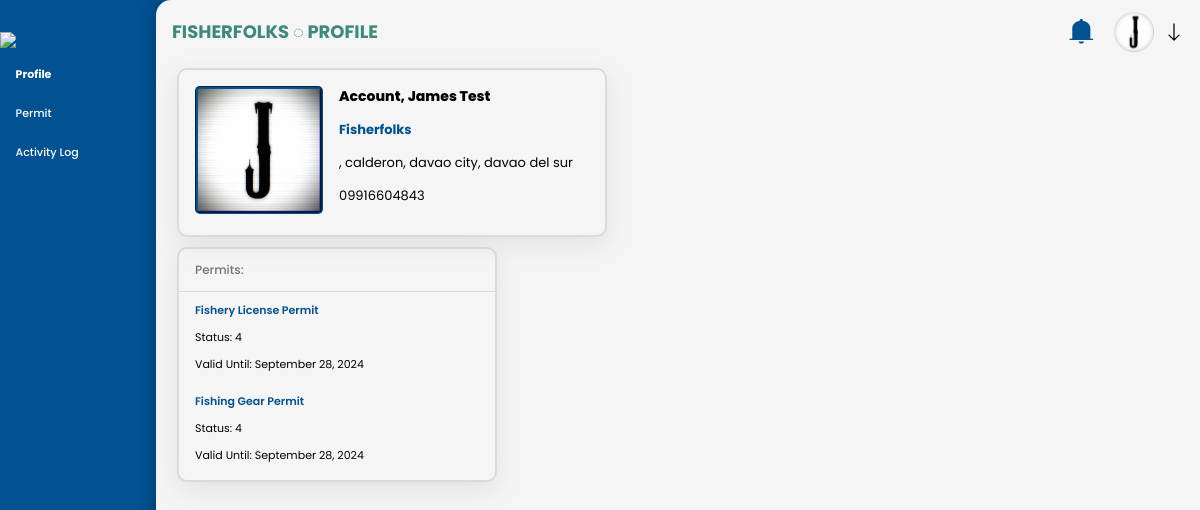
Page /client/index.php (signed in) on the committed database.
### tables this page shows
CREATE TABLE `fisherfolks` (
  `ff_id` int(11) NOT NULL,
  `ff_fname` varchar(255) DEFAULT NULL,
  `ff_mname` varchar(255) DEFAULT NULL,
  `ff_lname` varchar(255) DEFAULT NULL,
  `ff_appell` varchar(100) DEFAULT NULL,
  `ff_postall` int(11) DEFAULT NULL,
  `ff_prov` varchar(255) DEFAULT NULL,
  `ff_municipal` varchar(100) DEFAULT NULL,
  `ff_barangay` varchar(100) DEFAULT NULL,
  `ff_street` varchar(100) DEFAULT NULL,
  `ff_age` int(11) DEFAULT NULL,
  `ff_dob` date DEFAULT NULL,
  `ff_residence` varchar(100) DEFAULT NULL,
  `ff_gender` varchar(100) DEFAULT NULL,
  `ff_contact` char(15) NOT NULL,
  `ff_OR` char(10) NOT NULL,
  `ff_orgname` varchar(100) DEFAULT NULL,
  `ff_membersince` int(15) DEFAULT NULL,
  `ff_orgposition` varchar(100) DEFAULT NULL,
  `u_profile` varchar(255) DEFAULT NULL,
  `u_email` varchar(100) DEFAULT NULL,
  `u_pass` varchar(100) DEFAULT NULL,
  `u_role` varchar(100) DEFAULT NULL,
  `u_status` char(10) DEFAULT NULL,
  `approval_type` varchar(50) DEFAULT NULL,
  `issuance_date` timestamp NULL DEFAULT NULL
);

CREATE TABLE `fishinggears` (
  `fg_id` int(11) NOT NULL,
  `fg_locfname` varchar(100) DEFAULT NULL,
  `fg_locmname` varchar(100) DEFAULT NULL,
  `fg_loclname` varchar(100) DEFAULT NULL,
  `fg_dob` date DEFAULT NULL,
  `fg_locappel` varchar(100) DEFAULT NULL,
  `fg_postal` int(11) DEFAULT NULL,
  `fg_locprov` varchar(255) DEFAULT NULL,
  `fg_locmunicipal` varchar(255) DEFAULT NULL,
  `fg_locbarangay` varchar(255) DEFAULT NULL,
  `fg_locstreet` varchar(100) DEFAULT NULL,
  `fg_loccontact` varchar(15) DEFAULT NULL,
  `fg_OR` char(15) NOT NULL,
  `fg_gender` char(50) NOT NULL,
  `fg_type` varchar(100) DEFAULT NULL,
  `fg_wing` varchar(100) DEFAULT NULL,
  `fg_centerline` varchar(100) DEFAULT NULL,
  `fg_otherspec` varchar(100) DEFAULT NULL,
  `u_email` varchar(100) NOT NULL,
  `u_status` char(10) NOT NULL,
  `approval_type` varchar(50) NOT NULL,
  `issuance_date` timestamp NULL DEFAULT NULL
);

### client/index.php (the view, shortened to what this page needs)
<!DOCTYPE html>
<html lang="en">
<head>
    <link rel="stylesheet" type="text/css" href="../css/dash1.css">
    <link rel="stylesheet" type="text/css" href="../css/animation.css">
    <link rel="stylesheet" type="text/css" href="../css/sectionhead.css">
    <link rel="stylesheet" type="text/css" href="../css/client.css">
    <link rel="stylesheet" href="../css/bootstrap/icons/font/bootstrap-icons.css">
</head>
<body>
<?php
include("../conn.php");
$userType = $_SESSION['usertype'];
$userEmail = $_SESSION["user"];
$query = "";
if ($userType == 'Fishcage Operator') {
    $query = "SELECT u_profile, fc_fname AS fname, fc_mname AS mname, fc_lname AS lname, fc_prov AS prov, fc_municipal AS municipal, fc_brgy AS brgy, fc_street AS street, fc_contact AS contact, u_role, u_status, issuance_date
              FROM fishcage WHERE u_email = ?";
} elseif ($userType == 'Fishworker') {
    $query = "SELECT u_profile, fw_fname AS fname, fw_mname AS mname, fw_lname AS lname, fw_province AS prov, fw_municipal AS municipal, fw_barangay AS brgy, fw_street AS street, fw_contact AS contact, u_role, u_status, issuance_date
              FROM fishworkerlicense WHERE u_email = ?";
} elseif ($userType == 'Fisherfolks') {
    $query = "SELECT u_profile, ff_fname AS fname, ff_mname AS mname, ff_lname AS lname, ff_prov AS prov, ff_municipal AS municipal, ff_barangay AS brgy, ff_street AS street, ff_contact AS contact, u_role, u_status, issuance_date
              FROM fisherfolks WHERE u_email = ?";
}
$showFishingGearPermit = false;
$gearStatus = null;
$expirationDate = null;
if ($stmtFishingGears = $conn->prepare("SELECT u_email, u_status FROM fishinggears WHERE u_email = ?")) {
    $stmtFishingGears->bind_param("s", $userEmail);
    $stmtFishingGears->execute();
    $resultFishingGears = $stmtFishingGears->get_result();
    if ($resultFishingGears->num_rows > 0) {
        $showFishingGearPermit = true;
        $rowFishingGears = $resultFishingGears->fetch_assoc();
        $gearStatus = $rowFishingGears['u_status'];
    }
}
$stmt = $conn->prepare($query);
$stmt->bind_param("s", $userEmail);
$stmt->execute();
$result = $stmt->get_result();
if ($result->num_rows > 0) {
    $userData = $result->fetch_assoc();
    $uStatus = $userData['u_status'];
    if ($uStatus == 4) {
        if (isset($userData['issuance_date'])) {
            $timestamp = $userData['issuance_date'];
            $expirationTimestamp = strtotime($timestamp . ' + 30 days');
            $expirationDate = date('F d, Y', $expirationTimestamp);
        } else {
            $expirationDate = null;
        }
    } else {
        $expirationDate = null;
    }
} else {
    echo "No user data found.";
    exit();
}
?>
<div class = "container">
<div class="menu">
    <table class="menu-container" border="0">
        <tr>
            <td>
                <div class="space-top">
                    <img src="../img/plmslog.jpg" class="selector menu-logo">
                </div>
            </td>
        </tr>
        <tr class="menu-row">
            <td class="menu-btn menu-active">
                <a href="index.php" class="non-style-link-menu non-style-link-menu-active">
                    <div><p class="menu-text">Profile</p></div>
                </a>
            </td>
        </tr>
        <tr class="menu-row">
           <td class="menu-btn">
                <div class="dropdown menu-text non-style-link-menu">
                    <p style="cursor:default;">Permit</p>
                </div>
            </td>
        </tr>
        <tr class="menu-row">
            <td class="menu-btn">
                <a href="activity.php" class="non-style-link-menu"><div><p class="menu-text">Activity Log</p></div></a>
            </td>
        </tr>
    </table>
</div>
        <div class = "dash-body">
            <table border="0" width="100%" style="border-spacing: 0; margin: 0; padding: 0;">
                        <tr>
                            <td>
                                <div class="style-inline" style="display: flex; justify-content: space-between">
                                    <div class="animx">
                                        <p style="color: #3E897B; font-weight: bold; text-transform: uppercase;" class="dhead"><?php echo htmlspecialchars($userData['u_role']); ?> ◌ Profile</p>
                                    </div>
                                    <div class="profile-menu">
                                        <div class="profile-menu-items">
                                            <img src="../img/icons/notif.svg" class="space img-notif selector">
                                        </div>
                                        <div class="profile-menu-items" onclick="toggleDropdown()">
                                            <?php
                                                if (!empty($userData['u_profile']))
                                                {
                                                    echo '<img class="space img-profile selector" src="../uploads/' . htmlspecialchars($userData['u_profile']) . '" alt="Profile Image">';
                                                }
                                                else
                                                {
                                                    echo '<img src="../img/user.png" class="space img-profile selector">';
                                                }
                                            ?>
                                            <img src="../img/icons/arrow-down.svg" style="height:20px;width:20px; margin:auto;" class="space selector">
                                        </div>
                                    </div>
                                </div>
                            </td>
                        </tr>
        <tr>
            <td>
                <div class="style-inline">
                    <div class="client-cards space-top space-bot" style="float:left">
                        <div style="display:flex; padding-inline: 1rem;" class="animx">
                            <?php
                                if (!empty($userData['u_profile'])) {
                                    echo '<img class="selector client-profile"  src="../uploads/' . htmlspecialchars($userData['u_profile']) . '" alt="Profile Image">';
                                } else {
                                    echo '<img class="selector client-profile"  src="../img/user.png" alt="Default Profile Image">';
                                }
                            ?>
                            <div style="display:block;padding-inline: 1rem;">
                                <p class="client-name"><?php echo htmlspecialchars($userData['lname'] . ', ' . $userData['fname'] . ' ' . $userData['mname']); ?></p>
                                <p class="client-role"><?php echo htmlspecialchars($userData['u_role']); ?></p>
                                <p class="client-address"><?php echo htmlspecialchars($userData['street'] . ', ' . $userData['brgy'] . ', ' . $userData['municipal'] . ', ' . $userData['prov']); ?></p>
                                <p class="client-contact"><?php echo htmlspecialchars($userData['contact']); ?></p>
                            </div>
                        </div>
                    </div>
                </div>
            </td>
        </tr>
        <tr>
            <td>
            <div style="display:flex;" class="style-inline animx">
                <div class="client-cards space-bot">
                    <div style="display: block; border-bottom: 1px groove #c9cbce9f;" class="style-inline selector">
                        <div>
                            <p class="dash-title">Permits:</p>
                        </div>
                    </div>
                    <div class="style-inline div-client-status-spacing">
                        <?php if ($userType == 'Fisherfolks' || $userType == 'Fishworker' || $userType == 'Fishcage Operator'): ?>
                            <div>
                                <div>
                                    <p class="permit-title">
                                        <?php
                                            if ($userType == 'Fisherfolks') {
                                                echo "Fishery License Permit";
                                            } elseif ($userType == 'Fishworker') {
                                                echo "Fishery License Permit";
                                            } elseif ($userType == 'Fishcage Operator') {
                                                echo "Fishcage Operator Permit";
                                            }
                                        ?>
                                    </p>
                                </div>
                            </div>
                            <div>
                                <div>
                                    <p class="permits">Status: <span class="permit-status"><?php echo $uStatus; ?></span></p>
                                    <?php if ($uStatus == 4 && isset($expirationDate)): ?>
                                        <p class="permits">Valid Until: <span class="expiration-date"><?php echo $expirationDate; ?></span></p>
                                    <?php endif; ?>
                                </div>
                            </div>
                        <?php endif; ?>
                    </div>
                    <?php if (($userType == 'Fisherfolks' || $userType == 'Fishworker' || $userType == 'Fishcage Operator') && $showFishingGearPermit): ?>
                        <div class="style-inline">
                            <div>
                                <div>
                                    <p class="permit-title">Fishing Gear Permit</p>
                                </div>
                            </div>
                            <div>
                                <div>
                                    <p class="permits">Status: <span class="gear-status"><?php echo $gearStatus; ?></span></p>
                                    <?php if ($gearStatus == 4 && $expirationDate): ?>
                                        <p class="permits">Valid Until: <span class="expiration-date"><?php echo $expirationDate; ?></span></p>
                                    <?php endif; ?>
                                </div>
                            </div>
                        </div>
                    <?php endif; ?>
                </div>
            </div>
            </td>
        </tr>
                </div>
           </div>
</body>
</html>

### css/dash1.css (style rules this page uses)
:root { --blue: #2a2185; --white: #fff; --gray: #f5f5f5; --black1: #222; --black2: #999; --xblue: #025193; --xblue2: #0058A1; --tgray: #F5F5F5; --xgreen:#3E897B; --bgray: #DCDBD7; --sgreen: linear-gradient(to right, #25aae1, #40e495, #30dd8a, #2bb673); --stgreen: #58A773; --yellow: #F8BD00; --red: #E33629; --dropwhite: rgba(255,255, 255, 1); --dropgray: #EEEEEE; }
body { margin: 0; padding: 0; border-spacing: 0; font-family: 'Poppins',sans-serif; }
.container { display: flex; flex-wrap: wrap; height: 100vh; background-color: var(--xblue); }
.animx { animation: transitionIn-X 0.5s; }
.menu { width: 13%; height: 100%; background: var(--xblue); overflow-x: hidden; }
.dash-body { width: 87%; height: 100%; background-color: var(--tgray); border-radius: 15px 0 0 15px; box-shadow: 0px 2px 18px 0px rgba(0,0,0,0.3); }
.menu-logo { width: 100%; }
.menu-container { width:100%; border-spacing: 0; }
.menu-row { position: relative; }
.dropdown { position: relative; display: inline-block; }
.menu-text { padding-left: 10%; font-weight: 500; font-size: 14px; }
.menu-row a, p { text-decoration: none; color: var(--white); }
.menu-active p { font-weight: bolder; }
.dhead { font-size: 23px; }
.profile-menu { position: relative; display: flex; cursor: pointer; }
.profile-menu-items { display: flex; margin: auto; }
.space { margin: 10px; }
.img-profile { border-radius:50%; height:50px; width:50px; }
.img-notif { height:30px; width:30px; }
.selector { user-drag: none; -webkit-user-drag: none; user-select: none; -moz-user-select: none; -webkit-user-select: none; -ms-user-select: none; }
.style-inline { padding-inline: 1rem; }
.space-top { padding-top: 1rem; }
.space-bot { padding-bottom: 1rem; }
@media only screen and (max-width: 1366px) { .menu { width: 13%; height: 100%; background: var(--xblue); overflow-x: hidden; } }
@media only screen and (max-width: 1366px) { .dash-body { width: 87%; height: 100%; background-color: var(--tgray); border-radius: 15px 0 0 15px; box-shadow: 0px 2px 18px 0px rgba(0,0,0,0.3); overflow-y: scroll; } }
@media only screen and (max-width: 1366px) { .img-profile { border-radius:50%; height:40px; width:40px; } }
@media only screen and (max-width: 1366px) { .img-notif { height:25px; width:25px; } }
@media only screen and (max-width: 1366px) { .dhead { font-size: 18px; } }
@media only screen and (max-width: 1366px) { .menu-container { margin-top: 0.9rem; } }
@media only screen and (max-width: 1366px) { .menu-text { font-size: 11px; } }

### css/sectionhead.css (style rules this page uses)
:root { --blue: #2a2185; --white: #fff; --gray: #f5f5f5; --black1: #222; --black2: #999; --xblue: #025193; --xblue2: #0058A1; --tgray: #F5F5F5; --xgreen:#3E897B; --bgray: #DCDBD7; --sgreen: linear-gradient(to right, #25aae1, #40e495, #30dd8a, #2bb673); --stgreen: #58A773; --yellow: #F8BD00; --red: #E33629; --dashgreen: rgba(4, 95, 35, 0.5); --dashblue: rgba(2, 81, 147, 0.5); --dashgray: #D9D9D9; }

### rows in the picture
fisherfolks: u_role "FISHERFOLKS", u_profile (picture), ff_lname+ff_fname+ff_mname "Account, James Test", u_role "Fisherfolks", ff_street+ff_barangay+ff_municipal ", calderon, davao city, davao del sur", ff_contact "09916604843", u_status "4", issuance_date "September 28, 2024"
fishinggears: u_status "4"
